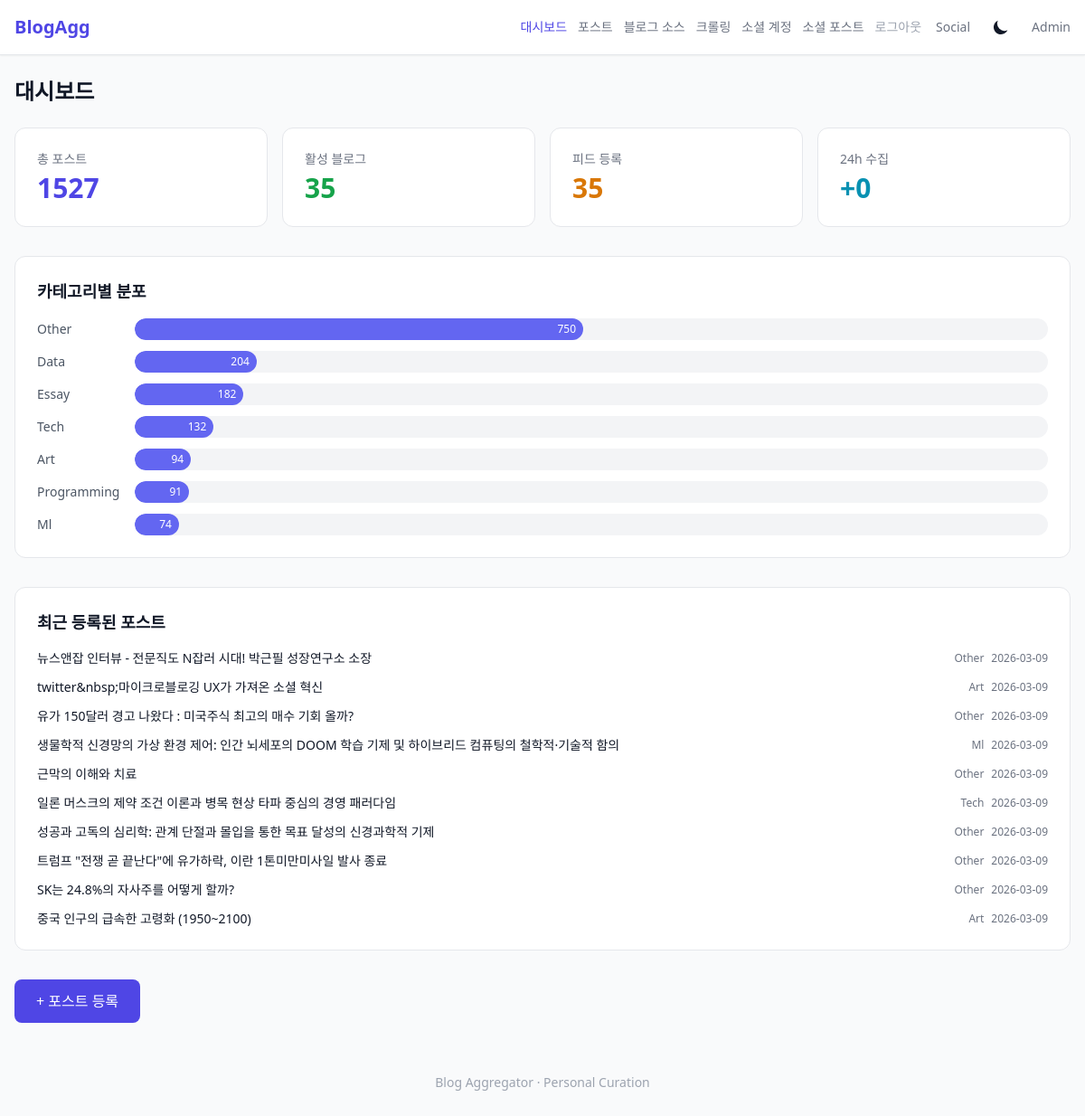
The app's page /admin/ (signed in) with its own data.
### tables this page shows
CREATE TABLE posts (
            id INTEGER PRIMARY KEY AUTOINCREMENT,
            blog_id INTEGER,
            title TEXT NOT NULL,
            original_url TEXT UNIQUE NOT NULL,
            summary TEXT,
            full_content TEXT,
            author TEXT,
            published_date DATETIME,
            image_url TEXT,
            category TEXT,
            language TEXT DEFAULT 'ko',
            summary_status TEXT DEFAULT 'pending',
            registered_by TEXT DEFAULT 'manual',
            created_at DATETIME DEFAULT CURRENT_TIMESTAMP,
            FOREIGN KEY (blog_id) REFERENCES blogs(id)
        );

### src/api/admin.py (the view)
@router.get("/")
@require_auth
async def dashboard(request: Request):
    repo = request.app.state.repo
    templates = request.app.state.templates
    stats = repo.get_stats()
    crawl_stats = repo.get_crawl_stats()
    recent_logs = repo.get_crawl_logs(limit=10)
    return templates.TemplateResponse("admin/dashboard.html", {
        "request": request,
        "stats": stats,
        "crawl_stats": crawl_stats,
        "recent_logs": recent_logs,
    })

### templates/admin/dashboard.html (shortened to what this page needs)
{% extends "base.html" %}
{% block nav_extra %}
<div class="flex items-center gap-3 text-sm">
    <a href="/admin/" class="text-indigo-600 dark:text-indigo-400 font-medium">대시보드</a>
    <a href="/admin/posts" class="text-gray-500 hover:text-gray-700 dark:text-gray-400 dark:hover:text-gray-200">포스트</a>
    <a href="/admin/blogs" class="text-gray-500 hover:text-gray-700 dark:text-gray-400 dark:hover:text-gray-200">블로그 소스</a>
    <a href="/admin/crawl" class="text-gray-500 hover:text-gray-700 dark:text-gray-400 dark:hover:text-gray-200">크롤링</a>
    <a href="/admin/social-accounts" class="text-gray-500 hover:text-gray-700 dark:text-gray-400 dark:hover:text-gray-200">소셜 계정</a>
    <a href="/admin/social" class="text-gray-500 hover:text-gray-700 dark:text-gray-400 dark:hover:text-gray-200">소셜 포스트</a>
    <a href="/admin/logout" class="text-gray-400 hover:text-red-500">로그아웃</a>
</div>
{% endblock %}
{% block content %}
<h1 class="text-2xl font-bold mb-6">대시보드</h1>
<div class="grid grid-cols-2 sm:grid-cols-4 gap-4 mb-8">
    <div class="bg-white dark:bg-gray-800 rounded-xl p-6 border border-gray-200 dark:border-gray-700">
        <p class="text-sm text-gray-500 dark:text-gray-400 mb-1">총 포스트</p>
        <p class="text-3xl font-bold text-indigo-600 dark:text-indigo-400">{{ stats.total_posts }}</p>
    </div>
    <div class="bg-white dark:bg-gray-800 rounded-xl p-6 border border-gray-200 dark:border-gray-700">
        <p class="text-sm text-gray-500 dark:text-gray-400 mb-1">활성 블로그</p>
        <p class="text-3xl font-bold text-green-600 dark:text-green-400">{{ stats.total_blogs }}</p>
    </div>
    <div class="bg-white dark:bg-gray-800 rounded-xl p-6 border border-gray-200 dark:border-gray-700">
        <p class="text-sm text-gray-500 dark:text-gray-400 mb-1">피드 등록</p>
        <p class="text-3xl font-bold text-amber-600 dark:text-amber-400">{{ crawl_stats.total_with_feed }}</p>
    </div>
    <div class="bg-white dark:bg-gray-800 rounded-xl p-6 border border-gray-200 dark:border-gray-700">
        <p class="text-sm text-gray-500 dark:text-gray-400 mb-1">24h 수집</p>
        <p class="text-3xl font-bold text-cyan-600 dark:text-cyan-400">+{{ crawl_stats.posts_added_24h }}</p>
    </div>
</div>
{% if stats.by_category %}
<div class="bg-white dark:bg-gray-800 rounded-xl p-6 border border-gray-200 dark:border-gray-700 mb-8">
    <h2 class="text-lg font-semibold mb-4">카테고리별 분포</h2>
    <div class="space-y-3">
        {% for cat in stats.by_category %}
        <div class="flex items-center gap-3">
            <span class="text-sm w-24 capitalize text-gray-600 dark:text-gray-400">{{ cat.category or "none" }}</span>
            <div class="flex-1 bg-gray-100 dark:bg-gray-700 rounded-full h-6 overflow-hidden">
                <div class="bg-indigo-500 h-full rounded-full flex items-center justify-end px-2"
                     style="width: {{ (cat.count / stats.total_posts * 100) if stats.total_posts else 0 }}%">
                    <span class="text-xs text-white font-medium">{{ cat.count }}</span>
                </div>
            </div>
        </div>
        {% endfor %}
    </div>
</div>
{% endif %}
{% if stats.recent_posts %}
<div class="bg-white dark:bg-gray-800 rounded-xl p-6 border border-gray-200 dark:border-gray-700">
    <h2 class="text-lg font-semibold mb-4">최근 등록된 포스트</h2>
    <div class="space-y-3">
        {% for post in stats.recent_posts %}
        <div class="flex items-center justify-between text-sm">
            <a href="/admin/posts/{{ post.id }}/edit" class="hover:text-indigo-600 dark:hover:text-indigo-400 truncate flex-1 mr-4">{{ post.title }}</a>
            <div class="flex items-center gap-2 text-xs text-gray-500 dark:text-gray-400 shrink-0">
                <span class="capitalize">{{ post.category or "" }}</span>
                <span>{{ post.created_at[:10] if post.created_at else "" }}</span>
            </div>
        </div>
        {% endfor %}
    </div>
</div>
{% endif %}
<div class="mt-8">
    <a href="/admin/posts/new" class="inline-flex items-center gap-2 px-6 py-3 bg-indigo-600 text-white rounded-lg hover:bg-indigo-700">
        + 포스트 등록
    </a>
</div>
{% endblock %}

### records on screen
posts: title "뉴스앤잡 인터뷰 - 전문직도 N잡러 시대! 박근필 성장연구소 소장", category "Other", created_at "2026-03-09"
posts: title "twitter&nbsp;마이크로블로깅 UX가 가져온 소셜 혁신", category "Art", created_at "2026-03-09"
posts: title "유가 150달러 경고 나왔다 : 미국주식 최고의 매수 기회 올까?", category "Other", created_at "2026-03-09"
posts: title "생물학적 신경망의 가상 환경 제어: 인간 뇌세포의 DOOM 학습 기제 및 하이브리드 컴퓨팅의 철학적·기술적 함의", category "Ml", created_at "2026-03-09"
posts: title "근막의 이해와 치료", category "Other", created_at "2026-03-09"
posts: title "일론 머스크의 제약 조건 이론과 병목 현상 타파 중심의 경영 패러다임", category "Tech", created_at "2026-03-09"
posts: title "성공과 고독의 심리학: 관계 단절과 몰입을 통한 목표 달성의 신경과학적 기제", category "Other", created_at "2026-03-09"
posts: title "트럼프 \"전쟁 곧 끝난다\"에 유가하락, 이란 1톤미만미사일 발사 종료", category "Other", created_at "2026-03-09"
posts: title "SK는 24.8%의 자사주를 어떻게 할까?", category "Other", created_at "2026-03-09"
posts: title "중국 인구의 급속한 고령화 (1950~2100)", category "Art", created_at "2026-03-09"

### other values on screen
{{ stats.total_posts }} "1527"
{{ stats.total_blogs }} "35"
{{ crawl_stats.total_with_feed }} "35"
{{ crawl_stats.posts_added_24h }} "0"
{{ cat.category or "none" }} "Other" "Data" "Essay" "Tech" "Art" "Programming" "Ml"
{{ cat.count }} "750" "204" "182" "132" "94" "91" "74"
